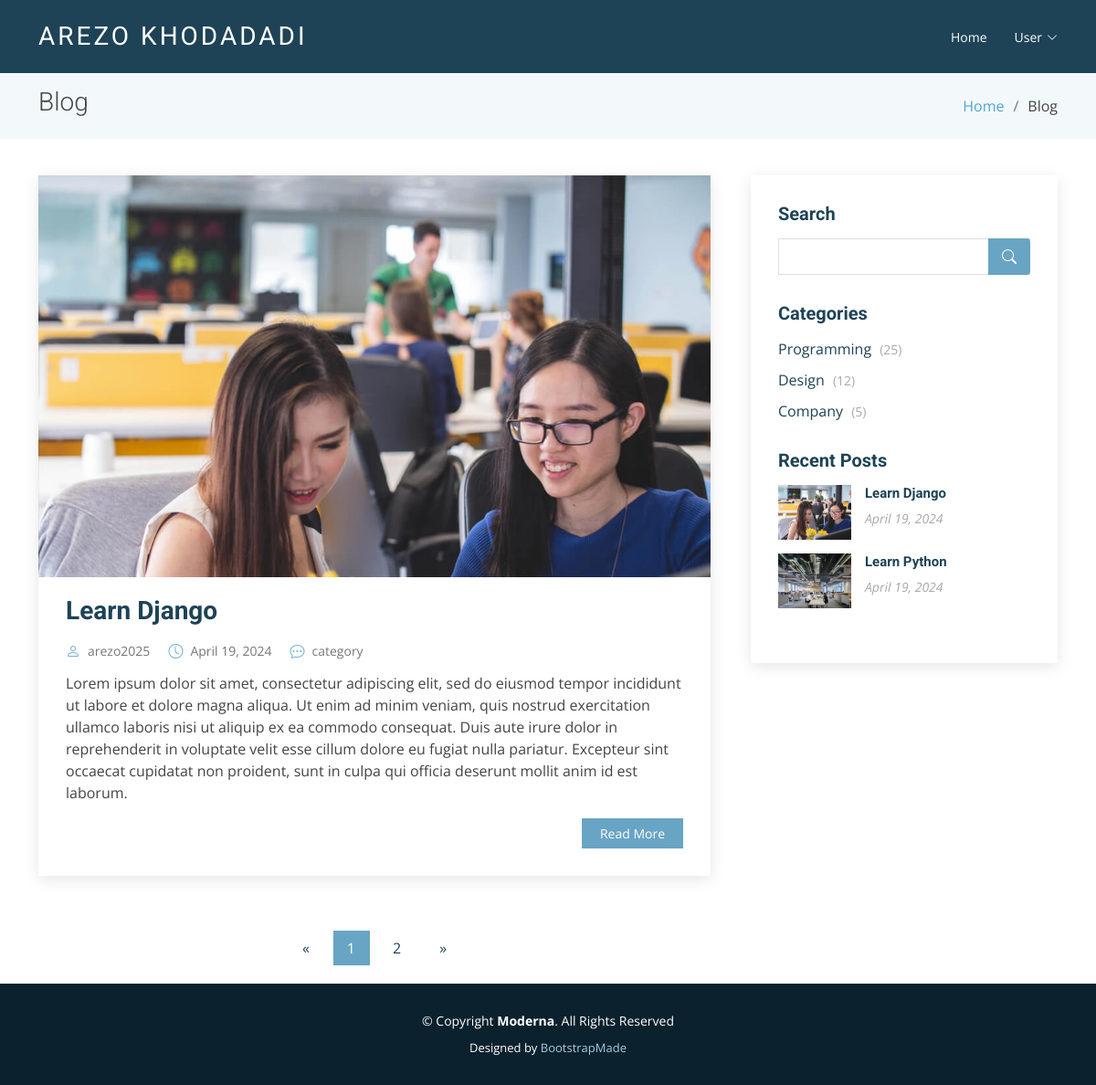
The page / on the database its author committed.
### blog/models.py (models this page shows, shortened)
class Post(models.Model):
    title=models.CharField(max_length=255)
    excerpt=models.TextField()
    body=models.TextField()
    author=models.ForeignKey("accounts.CustomUser", on_delete=models.CASCADE)
    date=models.DateField(default=date.today)
    photo=models.ImageField(upload_to='photo/%Y/%m/%d')

### accounts/models.py (models this page shows)
class CustomUser(AbstractUser):
    age=models.PositiveIntegerField(null=True, blank=True)
    photo=models.ImageField(upload_to='photo/profiles/%Y/%m/%d',default='null')
    about=models.CharField(max_length=255, default='null')
    twitter_url=models.CharField( max_length=60, null=True, blank= True)
    instagram_url=models.CharField( max_length=60, null=True, blank= True)
    facebook_url=models.CharField( max_length=60, null=True, blank= True)

### blog/views.py (the view)
# urls.py: path('', HomeView.as_view(),name="home"),
class HomeView(View):
    template_name='home.html'
    paginate_by=1
    def get(self, request):
        posts=Post.objects.all()
        paginator=Paginator(posts, self.paginate_by)
        page_number=request.GET.get('page')
        page_obj=paginator.get_page(page_number)
        context={'post_list':page_obj}
        return render(request, self.template_name, context)

### blog/context_processors.py (called while the page is built)
def recent_posts(request):
    recent_posts=Post.objects.order_by('-date')[:5]
    return {'recent_posts': recent_posts}

### templates/home.html
{% extends 'base.html' %}
{% load static %}
{% block content %}
<main id="main">
    <section class="breadcrumbs">
      <div class="container">
        <div class="d-flex justify-content-between align-items-center">
          <h2>Blog</h2>
          <ol>
            <li><a href="index.html">Home</a></li>
            <li>Blog</li>
          </ol>
        </div>
      </div>
    </section>
    <section id="blog" class="blog">
      <div class="container" data-aos="fade-up">
        <div class="row">
          <div class="col-lg-8 entries">
            {% if post_list %}
              {% for post in post_list %}
                <article class="entry">
                  <div class="entry-img">
                    <img src="{{ post.photo.url }}" alt="" class="img-fluid">
                  </div>
                  <h2 class="entry-title">
                    <a href="{% url 'post_detail' post.pk %}">{{ post.title }}</a>
                  </h2>
                  <div class="entry-meta">
                    <ul>
                      <li class="d-flex align-items-center"><i class="bi bi-person"></i> <a href="blog-single.html">{{ post.author }}</a></li>
                      <li class="d-flex align-items-center"><i class="bi bi-clock"></i> <a href="blog-single.html"><time datetime="2020-01-01">{{ post.date }}</time></a></li>
                      <li class="d-flex align-items-center"><i class="bi bi-chat-dots"></i> <a href="blog-single.html">{{ category }} category</a></li>
                    </ul>
                  </div>
                  <div class="entry-content">
                    <p>
                      {{ post.excerpt }}
                    </p>
                    <div class="read-more">
                      <a href="{% url 'post_detail' post.pk %}">Read More</a>
                    </div>
                  </div>
                </article>
              {% endfor  %}
              {% if post_list.has_other_pages %}
                <div class="blog-pagination">
                  <ul class="justify-content-center">
                    {% if post_list.has_previous %}
                      <li class="page-item">
                        <a href="?page={{ post_list.previous_page_number }}">&laquo</a>
                      </li>
                      {% else %}
                        <li class="page-item disable">
                          <a class="page-link">&laquo</a>
                        </li>
                    {% endif %}
                    {% for i in post_list.paginator.page_range %}
                      {% if post_list.number == i %}
                        <li class="page-item active">
                          <a class="page-link">{{ i }}</a>
                        </li>
                      {% else %}
                        <li class="page-item">
                          <a href="?page={{ i }}" class="page-link">{{ i }}</a>
                        </li>
                      {% endif %}
                    {% endfor %}
                    {% if post_list.has_next %}
                      <li class="page-item">
                      <a href="?page={{ post_list.next_page_number }}">&raquo</a>
                      </li>
                    {% else %}
                      <li class="page-item disable">
                      <a class="page-link">&raquo</a>
                      </li>
                    {% endif %}
                  </ul>
                </div>
              {% endif %}
              {% else %}
                <h2>No post is available!</h2>
            {% endif %}
          </div>
          <div class="col-lg-4">
            {% block sidebar %}
            {% include 'sidebar.html' %}
            {% endblock sidebar %}
          </div>
        </div>
      </div>
    </section>
  </main>
{% endblock content %}

### templates/sidebar.html
{% load static %}
<div class="sidebar">
    <h3 class="sidebar-title">Search</h3>
    <div class="sidebar-item search-form">
      <form action="">
        <input type="text">
        <button type="submit"><i class="bi bi-search"></i></button>
      </form>
    </div>
    <h3 class="sidebar-title">Categories</h3>
    <div class="sidebar-item categories">
      <ul>
        <li><a href="#">Programming <span>(25)</span></a></li>
        <li><a href="#">Design <span>(12)</span></a></li>
        <li><a href="#">Company <span>(5)</span></a></li>
      </ul>
    </div>
    <h3 class="sidebar-title">Recent Posts</h3>
    {% if recent_posts %}
        <div class="sidebar-item recent-posts">
            {% for post in recent_posts %}
                <div class="post-item clearfix">
                    <img src="{{ post.photo.url }}" alt="">
                    <h4><a href="{% url 'post_detail' post.pk %}">{{ post.title }}</a></h4>
                    <time datetime="2020-01-01">{{ post.date }}</time>
                </div>
            {% endfor %}
            </div>
      {% else %}
        <p>No blog post is available!</p>
      {% endif %}
  </div>

### static/assets/css/style.css (style rules this page uses)
body { font-family: "Open Sans", sans-serif; color: #444; }
a { color: #4fa6d5; text-decoration: none; }
h1, h2, h3, h4, h5, h6, .font-primary { font-family: "Roboto", sans-serif; }
#main { margin-top: 80px; }
section { padding: 60px 0; }
.breadcrumbs { padding: 15px 0; background-color: #f3f8fa; min-height: 40px; }
.breadcrumbs h2 { font-size: 28px; font-weight: 300; }
.breadcrumbs ol { display: flex; flex-wrap: wrap; list-style: none; padding: 0; margin: 0; }
.breadcrumbs ol li+li { padding-left: 10px; }
.breadcrumbs ol li+li::before { display: inline-block; padding-right: 10px; color: #6c757d; content: "/"; }
.blog { padding: 40px 0 20px 0; }
.blog .entry { padding: 30px; margin-bottom: 60px; box-shadow: 0 4px 16px rgba(0, 0, 0, 0.1); }
.blog .entry .entry-img { max-height: 440px; margin: -30px -30px 20px -30px; overflow: hidden; }
.blog .entry .entry-title { font-size: 28px; font-weight: bold; padding: 0; margin: 0 0 20px 0; }
.blog .entry .entry-title a { color: #1e4356; transition: 0.3s; }
.blog .entry .entry-meta { margin-bottom: 15px; color: #72afce; }
.blog .entry .entry-meta ul { display: flex; flex-wrap: wrap; list-style: none; align-items: center; padding: 0; margin: 0; }
.blog .entry .entry-meta ul li+li { padding-left: 20px; }
.blog .entry .entry-meta i { font-size: 16px; margin-right: 8px; line-height: 0; }
.blog .entry .entry-meta a { color: #777777; font-size: 14px; display: inline-block; line-height: 1; }
.blog .entry .entry-content p { line-height: 24px; }
.blog .entry .entry-content .read-more { -moz-text-align-last: right; text-align-last: right; }
.blog .entry .entry-content .read-more a { display: inline-block; background: #68A4C4; color: #fff; padding: 6px 20px; transition: 0.3s; font-size: 14px; }
.blog .blog-pagination { color: #387ea2; }
.blog .blog-pagination ul { display: flex; padding: 0; margin: 0; list-style: none; }
.blog .blog-pagination li { margin: 0 5px; transition: 0.3s; }
.blog .blog-pagination li a { color: #1e4356; padding: 7px 16px; display: flex; align-items: center; justify-content: center; }
.blog .blog-pagination li.active, .blog .blog-pagination li:hover { background: #68A4C4; }
.blog .blog-pagination li.active a, .blog .blog-pagination li:hover a { color: #fff; }
.blog .sidebar { padding: 30px; margin: 0 0 60px 20px; box-shadow: 0 4px 16px rgba(0, 0, 0, 0.1); }
.blog .sidebar .sidebar-title { font-size: 20px; font-weight: 700; padding: 0 0 0 0; margin: 0 0 15px 0; color: #1e4356; position: relative; }
.blog .sidebar .sidebar-item { margin-bottom: 30px; }
.blog .sidebar .search-form form { background: #fff; border: 1px solid #ddd; padding: 3px 10px; position: relative; }
.blog .sidebar .search-form form input[type=text] { border: 0; padding: 4px; border-radius: 4px; width: calc(100% - 40px); }
.blog .sidebar .search-form form button { position: absolute; top: 0; right: 0; bottom: 0; border: 0; background: none; font-size: 16px; padding: 0 15px; margin: -1px; background: #68A4C4; color: #fff; transition: 0.3s; border-radius: 0 4px 4px 0; line-height: 0; }
.blog .sidebar .search-form form button i { line-height: 0; }
.blog .sidebar .categories ul { list-style: none; padding: 0; }
.blog .sidebar .categories ul li+li { padding-top: 10px; }
.blog .sidebar .categories ul a { color: #1e4356; transition: 0.3s; }
.blog .sidebar .categories ul a span { padding-left: 5px; color: #aaaaaa; font-size: 14px; }
.blog .sidebar .recent-posts .post-item+.post-item { margin-top: 15px; }
.blog .sidebar .recent-posts img { width: 80px; float: left; }
.blog .sidebar .recent-posts h4 { font-size: 15px; margin-left: 95px; font-weight: bold; }
.blog .sidebar .recent-posts h4 a { color: #1e4356; transition: 0.3s; }
.blog .sidebar .recent-posts time { display: block; margin-left: 95px; font-style: italic; font-size: 14px; color: #aaaaaa; }

### rows shown on the page
Post: photo (picture), title "Learn Django", author "arezo2025", date "April 19, 2024", excerpt "Lorem ipsum dolor sit amet, consectetur adipiscing elit, sed do eiusmod tempor incididunt ut labore et dolore magna aliqua. Ut enim ad minim veniam, quis nostrud exercitation ullamco laboris nisi ut aliquip ex ea commodo consequat. Duis aute irure dolor in reprehenderit in voluptate velit esse cillum dolore eu fugiat nulla pariatur. Excepteur sint occaecat cupidatat non proident, sunt in culpa qui officia deserunt mollit anim id est laborum."
Post: photo (picture), title "Learn Python", date "April 19, 2024"

### other values the page prints
{{ i }} "1"
{{ i }} "2"
